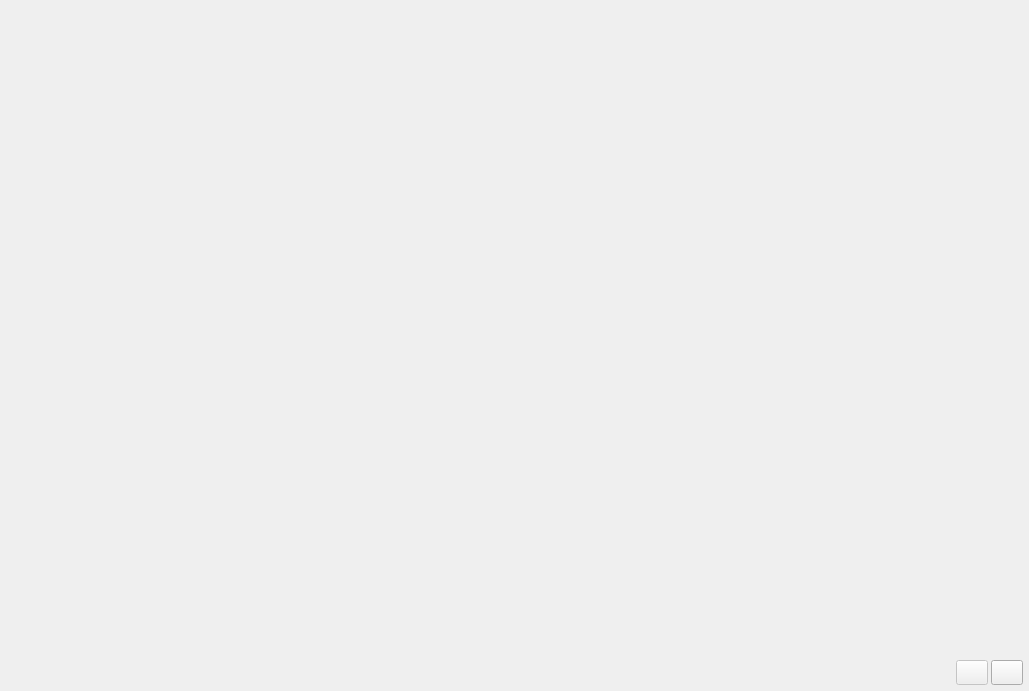
<?xml version="1.0" encoding="UTF-8"?>
<ui version="4.0">
 <class>FormPlot2D</class>
 <widget class="QWidget" name="FormPlot2D">
  <property name="geometry">
   <rect>
    <x>0</x>
    <y>0</y>
    <width>1029</width>
    <height>691</height>
   </rect>
  </property>
  <property name="sizePolicy">
   <sizepolicy hsizetype="Minimum" vsizetype="Preferred">
    <horstretch>0</horstretch>
    <verstretch>0</verstretch>
   </sizepolicy>
  </property>
  <property name="windowTitle">
   <string>Form</string>
  </property>
  <layout class="QGridLayout" name="gridLayout">
   <property name="leftMargin">
    <number>6</number>
   </property>
   <property name="topMargin">
    <number>6</number>
   </property>
   <property name="rightMargin">
    <number>6</number>
   </property>
   <property name="bottomMargin">
    <number>6</number>
   </property>
   <property name="spacing">
    <number>3</number>
   </property>
   <item row="0" column="0">
    <layout class="QVBoxLayout" name="verticalLayout_3">
     <property name="sizeConstraint">
      <enum>QLayout::SetMaximumSize</enum>
     </property>
     <item>
      <widget class="QPlot::Plot2D" name="coincPlot" native="true">
       <property name="sizePolicy">
        <sizepolicy hsizetype="Maximum" vsizetype="MinimumExpanding">
         <horstretch>1</horstretch>
         <verstretch>0</verstretch>
        </sizepolicy>
       </property>
       <property name="minimumSize">
        <size>
         <width>0</width>
         <height>0</height>
        </size>
       </property>
       <property name="maximumSize">
        <size>
         <width>16777215</width>
         <height>16777215</height>
        </size>
       </property>
       <property name="baseSize">
        <size>
         <width>0</width>
         <height>0</height>
        </size>
       </property>
      </widget>
     </item>
     <item>
      <layout class="QHBoxLayout" name="horizontalLayout_10">
       <property name="spacing">
        <number>3</number>
       </property>
       <property name="sizeConstraint">
        <enum>QLayout::SetFixedSize</enum>
       </property>
       <item>
        <widget class="SelectorWidget" name="spectrumSelector" native="true">
         <property name="sizePolicy">
          <sizepolicy hsizetype="Minimum" vsizetype="Preferred">
           <horstretch>0</horstretch>
           <verstretch>0</verstretch>
          </sizepolicy>
         </property>
         <property name="minimumSize">
          <size>
           <width>280</width>
           <height>25</height>
          </size>
         </property>
         <property name="maximumSize">
          <size>
           <width>16777215</width>
           <height>16777215</height>
          </size>
         </property>
        </widget>
       </item>
       <item>
        <widget class="QLabel" name="labelBlank">
         <property name="sizePolicy">
          <sizepolicy hsizetype="Minimum" vsizetype="Preferred">
           <horstretch>0</horstretch>
           <verstretch>0</verstretch>
          </sizepolicy>
         </property>
         <property name="text">
          <string/>
         </property>
        </widget>
       </item>
       <item>
        <widget class="QPushButton" name="pushDetails">
         <property name="enabled">
          <bool>false</bool>
         </property>
         <property name="sizePolicy">
          <sizepolicy hsizetype="Maximum" vsizetype="Fixed">
           <horstretch>0</horstretch>
           <verstretch>0</verstretch>
          </sizepolicy>
         </property>
         <property name="minimumSize">
          <size>
           <width>0</width>
           <height>25</height>
          </size>
         </property>
         <property name="maximumSize">
          <size>
           <width>32</width>
           <height>25</height>
          </size>
         </property>
         <property name="toolTip">
          <string>Details / analysis</string>
         </property>
         <property name="text">
          <string/>
         </property>
         <property name="icon">
          <iconset resource="../resources/icons.qrc">
           <normaloff>:/icons/oxy/16/help_about.png</normaloff>:/icons/oxy/16/help_about.png</iconset>
         </property>
         <property name="iconSize">
          <size>
           <width>16</width>
           <height>16</height>
          </size>
         </property>
        </widget>
       </item>
       <item>
        <widget class="QToolButton" name="toolCrop">
         <property name="sizePolicy">
          <sizepolicy hsizetype="Maximum" vsizetype="Fixed">
           <horstretch>0</horstretch>
           <verstretch>0</verstretch>
          </sizepolicy>
         </property>
         <property name="minimumSize">
          <size>
           <width>32</width>
           <height>25</height>
          </size>
         </property>
         <property name="maximumSize">
          <size>
           <width>16777215</width>
           <height>25</height>
          </size>
         </property>
         <property name="toolTip">
          <string>Crop</string>
         </property>
         <property name="text">
          <string/>
         </property>
         <property name="icon">
          <iconset resource="../resources/icons.qrc">
           <normaloff>:/icons/oxy/16/editcut.png</normaloff>:/icons/oxy/16/editcut.png</iconset>
         </property>
         <property name="iconSize">
          <size>
           <width>16</width>
           <height>16</height>
          </size>
         </property>
         <property name="toolButtonStyle">
          <enum>Qt::ToolButtonTextBesideIcon</enum>
         </property>
         <property name="autoRaise">
          <bool>false</bool>
         </property>
        </widget>
       </item>
      </layout>
     </item>
    </layout>
   </item>
  </layout>
 </widget>
 <customwidgets>
  <customwidget>
   <class>SelectorWidget</class>
   <extends>QWidget</extends>
   <header>SelectorWidget.h</header>
   <container>1</container>
  </customwidget>
  <customwidget>
   <class>QPlot::Plot2D</class>
   <extends>QWidget</extends>
   <header>QPlot2D.h</header>
   <container>1</container>
  </customwidget>
 </customwidgets>
 <resources>
  <include location="../resources/icons.qrc"/>
 </resources>
 <connections/>
</ui>
